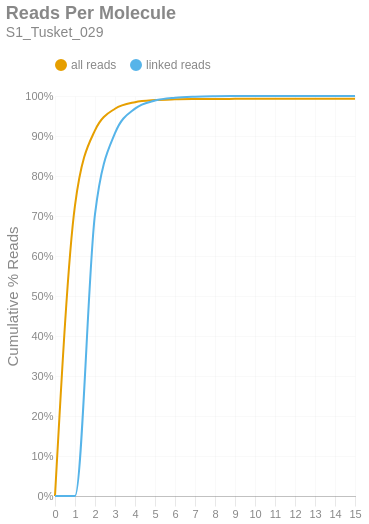

Notebook code cell kept with this figure:
### Markdown cell above
### Reads per Molecule
This chart shows the cumulative distribution of the number of reads per linked molecule. That is, how many alignments are associated with a unique molecule. This excludes the number of reads associated with invalid or absent linked-read barcodes. The `linked` histogram is the percentages recalculated when disregarding singletons.

### Code cell
if SKIPLR:
    print_html(f"Skipped")
else:
    counts = np.bincount(valids['reads'].cast(pl.Int64).to_numpy())
    weighted = counts * np.arange(len(counts))
    all_perc = weighted / n_reads
    linked_perc = weighted / n_linked_reads
    linked_perc[1] = 0
    binned_df = pl.DataFrame({
        'readsper': list(range(len(counts))),
        'all reads (cumsum)': np.cumsum(all_perc).tolist(),
        'linked reads (cumsum)': np.cumsum(linked_perc).tolist(),
    })

    with SafeRender(binned_df):
        (
            density_plot(binned_df, 'Reads Per Molecule', samplename, 'readspmol')
            .encode(
                x=alt.X('readsper:O', title=None).axis(labelAngle=0).scale(padding=0),
                y=alt.Y('value:Q', title='Cumulative % Reads').axis(format='%').stack(False),
                color=alt.Color("key:N").scale(domain=["all reads", "linked reads"]),
                tooltip=[
                    alt.Tooltip("key:N", title="Data Type"),
                    alt.Tooltip("readsper:O", title="Reads Per Molecule"),
                    alt.Tooltip("value:Q", format=".2%", title="% Reads (Cum.)")
                ]            
            )
        ).display()

### Figure 1 — Vega-Lite specification as saved in the notebook (floating-point values rounded to 4 significant figures)
{"width": "container", "height": 400, "config": {"title": {"anchor": "start", "dy": -15, "fontSize": 18, "color": "#888888", "subtitleColor": "#888888", "subtitleFontSize": 14}, "arc": {"fill": "#0072B2"}, "axis": {"domainColor": "#888888", "domainWidth": 0.5, "gridWidth": 0.2, "grid": false, "titleFontWeight": 400, "titleFontSize": 15, "labelFontSize": 11, "labelColor": "#888888", "tickColor": "#888888", "tickWidth": 0.2, "titleColor": "#888888"}, "axisBand": {"grid": false}, "axisX": {"grid": true, "tickSize": 10, "domainCap": "round"}, "axisY": {"domain": false, "grid": true, "tickSize": 0, "domainCap": "round"}, "background": "transparent", "header": {"labelFontSize": 15, "labelColor": "#888888", "titleFontSize": 15, "titleFontWeight": 600, "titleColor": "#888888"}, "legend": {"labelFont": "sans-serif", "labelFontSize": 12, "labelColor": "#888888", "symbolSize": 100, "symbolType": "circle", "titleFontSize": 12, "titlePadding": 10, "titleColor": "#888888", "title": null, "orient": "top"}, "range": {"category": ["#E69F00", "#56B4E9", "#009E73", "#F0E442", "#0072B2", "#D55E00", "#CC79A7", "#000000"], "diverging": ["#cfe8f3", "#a2d4ec", "#73bfe2", "#46abdb", "#1696d2", "#12719e"]}, "area": {"fill": "#0072B2", "fillOpacity": 0.7, "line": true, "strokeOpacity": 0.7}, "line": {"color": "#0072B2", "stroke": "#0072B2", "strokeWidth": 2}, "trail": {"color": "#0072B2", "stroke": "#0072B2", "strokeWidth": 0, "size": 1}, "point": {"filled": true, "fillOpacity": 1.0, "size": 95}, "text": {"color": "#888888", "fontSize": 11, "align": "right", "fontWeight": 400, "size": 11}, "bar": {"fill": "#0072B2", "stroke": null}, "view": {"stroke": null, "continuousWidth": 660, "continuousHeight": 400}}, "data": {"name": "data-c97e9966598213d6b4c38da42b7c4915"}, "mark": {"type": "line", "interpolate": "monotone", "point": {"opacity": 0, "size": 275}}, "encoding": {"color": {"field": "key", "scale": {"domain": ["all reads", "linked reads"]}, "type": "nominal"}, "tooltip": [{"field": "key", "title": "Data Type", "type": "nominal"}, {"field": "readsper", "title": "Reads Per Molecule", "type": "ordinal"}, {"field": "value", "format": ".2%", "title": "% Reads (Cum.)", "type": "quantitative"}], "x": {"axis": {"labelAngle": 0}, "field": "readsper", "scale": {"padding": 0}, "title": null, "type": "ordinal"}, "y": {"axis": {"format": "%"}, "field": "value", "stack": false, "title": "Cumulative % Reads", "type": "quantitative"}}, "params": [{"name": "param_c36ac31b6afebe62", "select": {"type": "point", "fields": ["key"]}, "bind": "legend"}], "title": {"text": "Reads Per Molecule", "subtitle": "S1_Tusket_029"}, "transform": [{"fold": ["all reads (cumsum)", "linked reads (cumsum)"]}, {"calculate": "replace(datum.key, ' (cumsum)', '')", "as": "key"}, {"filter": {"param": "param_c36ac31b6afebe62"}}], "usermeta": {"embedOptions": {"downloadFileName": "S1_Tusket_029.readspmol"}}, "$schema": "https://vega.github.io/schema/vega-lite/v6.1.0.json", "datasets": {"data-c97e9966598213d6b4c38da42b7c4915": [{"readsper": 0, "all reads (cumsum)": 0.0, "linked reads (cumsum)": 0.0}, {"readsper": 1, "all reads (cumsum)": 0.7267, "linked reads (cumsum)": 0.0}, {"readsper": 2, "all reads (cumsum)": 0.9143, "linked reads (cumsum)": 0.7046}, {"readsper": 3, "all reads (cumsum)": 0.9681, "linked reads (cumsum)": 0.9069}, {"readsper": 4, "all reads (cumsum)": 0.9845, "linked reads (cumsum)": 0.9685}, {"readsper": 5, "all reads (cumsum)": 0.9899, "linked reads (cumsum)": 0.9886}, {"readsper": 6, "all reads (cumsum)": 0.9917, "linked reads (cumsum)": 0.9957}, {"readsper": 7, "all reads (cumsum)": 0.9924, "linked reads (cumsum)": 0.9983}, {"readsper": 8, "all reads (cumsum)": 0.9927, "linked reads (cumsum)": 0.9993}, {"readsper": 9, "all reads (cumsum)": 0.9928, "linked reads (cumsum)": 0.9997}, {"readsper": 10, "all reads (cumsum)": 0.9929, "linked reads (cumsum)": 0.9999}, {"readsper": 11, "all reads (cumsum)": 0.9929, "linked reads (cumsum)": 0.9999}, {"readsper": 12, "all reads (cumsum)": 0.9929, "linked reads (cumsum)": 1.0}, {"readsper": 13, "all reads (cumsum)": 0.9929, "linked reads (cumsum)": 1.0}, {"readsper": 14, "all reads (cumsum)": 0.9929, "linked reads (cumsum)": 1.0}, {"readsper": 15, "all reads (cumsum)": 0.9929, "linked reads (cumsum)": 1.0}]}}
